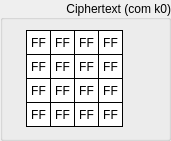
     <widget class="QGroupBox" name="groupOutCipherK0">
      <property name="geometry">
       <rect>
        <x>330</x>
        <y>170</y>
        <width>171</width>
        <height>141</height>
       </rect>
      </property>
      <property name="sizePolicy">
       <sizepolicy hsizetype="Fixed" vsizetype="Fixed">
        <horstretch>0</horstretch>
        <verstretch>0</verstretch>
       </sizepolicy>
      </property>
      <property name="styleSheet">
       <string notr="true"/>
      </property>
      <property name="title">
       <string>Ciphertext (com k0)</string>
      </property>
      <property name="alignment">
       <set>Qt::AlignRight|Qt::AlignTrailing|Qt::AlignVCenter</set>
      </property>
      <widget class="QLabel" name="outCipherK0Byte15">
       <property name="enabled">
        <bool>true</bool>
       </property>
       <property name="geometry">
        <rect>
         <x>98</x>
         <y>102</y>
         <width>25</width>
         <height>25</height>
        </rect>
       </property>
       <property name="sizePolicy">
        <sizepolicy hsizetype="Fixed" vsizetype="Fixed">
         <horstretch>0</horstretch>
         <verstretch>0</verstretch>
        </sizepolicy>
       </property>
       <property name="font">
        <font>
         <kerning>true</kerning>
        </font>
       </property>
       <property name="layoutDirection">
        <enum>Qt::LeftToRight</enum>
       </property>
       <property name="styleSheet">
        <string notr="true">QLabel {
	 border-width: 1px;
     border-style: solid;
     border-color: black; 
     background-color: white;
}</string>
       </property>
       <property name="text">
        <string>FF</string>
       </property>
       <property name="alignment">
        <set>Qt::AlignCenter</set>
       </property>
      </widget>
      <widget class="QLabel" name="outCipherK0Byte13">
       <property name="enabled">
        <bool>true</bool>
       </property>
       <property name="geometry">
        <rect>
         <x>98</x>
         <y>54</y>
         <width>25</width>
         <height>25</height>
        </rect>
       </property>
       <property name="sizePolicy">
        <sizepolicy hsizetype="Fixed" vsizetype="Fixed">
         <horstretch>0</horstretch>
         <verstretch>0</verstretch>
        </sizepolicy>
       </property>
       <property name="font">
        <font>
         <kerning>true</kerning>
        </font>
       </property>
       <property name="layoutDirection">
        <enum>Qt::LeftToRight</enum>
       </property>
       <property name="styleSheet">
        <string notr="true">QLabel {
	 border-width: 1px;
     border-style: solid;
     border-color: black; 
     background-color: white;
}</string>
       </property>
       <property name="text">
        <string>FF</string>
       </property>
       <property name="alignment">
        <set>Qt::AlignCenter</set>
       </property>
      </widget>
      <widget class="QLabel" name="outCipherK0Byte14">
       <property name="enabled">
        <bool>true</bool>
       </property>
       <property name="geometry">
        <rect>
         <x>98</x>
         <y>78</y>
         <width>25</width>
         <height>25</height>
        </rect>
       </property>
       <property name="sizePolicy">
        <sizepolicy hsizetype="Fixed" vsizetype="Fixed">
         <horstretch>0</horstretch>
         <verstretch>0</verstretch>
        </sizepolicy>
       </property>
       <property name="font">
        <font>
         <kerning>true</kerning>
        </font>
       </property>
       <property name="layoutDirection">
        <enum>Qt::LeftToRight</enum>
       </property>
       <property name="styleSheet">
        <string notr="true">QLabel {
	 border-width: 1px;
     border-style: solid;
     border-color: black; 
     background-color: white;
}</string>
       </property>
       <property name="text">
        <string>FF</string>
       </property>
       <property name="alignment">
        <set>Qt::AlignCenter</set>
       </property>
      </widget>
      <widget class="QLabel" name="outCipherK0Byte06">
       <property name="enabled">
        <bool>true</bool>
       </property>
       <property name="geometry">
        <rect>
         <x>50</x>
         <y>78</y>
         <width>25</width>
         <height>25</height>
        </rect>
       </property>
       <property name="sizePolicy">
        <sizepolicy hsizetype="Fixed" vsizetype="Fixed">
         <horstretch>0</horstretch>
         <verstretch>0</verstretch>
        </sizepolicy>
       </property>
       <property name="font">
        <font>
         <kerning>true</kerning>
        </font>
       </property>
       <property name="layoutDirection">
        <enum>Qt::LeftToRight</enum>
       </property>
       <property name="styleSheet">
        <string notr="true">QLabel {
	 border-width: 1px;
     border-style: solid;
     border-color: black; 
     background-color: white;
}</string>
       </property>
       <property name="text">
        <string>FF</string>
       </property>
       <property name="alignment">
        <set>Qt::AlignCenter</set>
       </property>
      </widget>
      <widget class="QLabel" name="outCipherK0Byte04">
       <property name="enabled">
        <bool>true</bool>
       </property>
       <property name="geometry">
        <rect>
         <x>50</x>
         <y>30</y>
         <width>25</width>
         <height>25</height>
        </rect>
       </property>
       <property name="sizePolicy">
        <sizepolicy hsizetype="Fixed" vsizetype="Fixed">
         <horstretch>0</horstretch>
         <verstretch>0</verstretch>
        </sizepolicy>
       </property>
       <property name="font">
        <font>
         <kerning>true</kerning>
        </font>
       </property>
       <property name="layoutDirection">
        <enum>Qt::LeftToRight</enum>
       </property>
       <property name="styleSheet">
        <string notr="true">QLabel {
	 border-width: 1px;
     border-style: solid;
     border-color: black; 
     background-color: white;
}</string>
       </property>
       <property name="text">
        <string>FF</string>
       </property>
       <property name="alignment">
        <set>Qt::AlignCenter</set>
       </property>
      </widget>
      <widget class="QLabel" name="outCipherK0Byte02">
       <property name="enabled">
        <bool>true</bool>
       </property>
       <property name="geometry">
        <rect>
         <x>26</x>
         <y>78</y>
         <width>25</width>
         <height>25</height>
        </rect>
       </property>
       <property name="sizePolicy">
        <sizepolicy hsizetype="Fixed" vsizetype="Fixed">
         <horstretch>0</horstretch>
         <verstretch>0</verstretch>
        </sizepolicy>
       </property>
       <property name="font">
        <font>
         <kerning>true</kerning>
        </font>
       </property>
       <property name="layoutDirection">
        <enum>Qt::LeftToRight</enum>
       </property>
       <property name="styleSheet">
        <string notr="true">QLabel {
	 border-width: 1px;
     border-style: solid;
     border-color: black; 
     background-color: white;
}</string>
       </property>
       <property name="text">
        <string>FF</string>
       </property>
       <property name="alignment">
        <set>Qt::AlignCenter</set>
       </property>
      </widget>
      <widget class="QLabel" name="outCipherK0Byte10">
       <property name="enabled">
        <bool>true</bool>
       </property>
       <property name="geometry">
        <rect>
         <x>74</x>
         <y>78</y>
         <width>25</width>
         <height>25</height>
        </rect>
       </property>
       <property name="sizePolicy">
        <sizepolicy hsizetype="Fixed" vsizetype="Fixed">
         <horstretch>0</horstretch>
         <verstretch>0</verstretch>
        </sizepolicy>
       </property>
       <property name="font">
        <font>
         <kerning>true</kerning>
        </font>
       </property>
       <property name="layoutDirection">
        <enum>Qt::LeftToRight</enum>
       </property>
       <property name="styleSheet">
        <string notr="true">QLabel {
	 border-width: 1px;
     border-style: solid;
     border-color: black; 
     background-color: white;
}</string>
       </property>
       <property name="text">
        <string>FF</string>
       </property>
       <property name="alignment">
        <set>Qt::AlignCenter</set>
       </property>
      </widget>
      <widget class="QLabel" name="outCipherK0Byte09">
       <property name="enabled">
        <bool>true</bool>
       </property>
       <property name="geometry">
        <rect>
         <x>74</x>
         <y>54</y>
         <width>25</width>
         <height>25</height>
        </rect>
       </property>
       <property name="sizePolicy">
        <sizepolicy hsizetype="Fixed" vsizetype="Fixed">
         <horstretch>0</horstretch>
         <verstretch>0</verstretch>
        </sizepolicy>
       </property>
       <property name="font">
        <font>
         <kerning>true</kerning>
        </font>
       </property>
       <property name="layoutDirection">
        <enum>Qt::LeftToRight</enum>
       </property>
       <property name="styleSheet">
        <string notr="true">QLabel {
	 border-width: 1px;
     border-style: solid;
     border-color: black; 
     background-color: white;
}</string>
       </property>
       <property name="text">
        <string>FF</string>
       </property>
       <property name="alignment">
        <set>Qt::AlignCenter</set>
       </property>
      </widget>
      <widget class="QLabel" name="outCipherK0Byte01">
       <property name="enabled">
        <bool>true</bool>
       </property>
       <property name="geometry">
        <rect>
         <x>26</x>
         <y>54</y>
         <width>25</width>
         <height>25</height>
        </rect>
       </property>
       <property name="sizePolicy">
        <sizepolicy hsizetype="Fixed" vsizetype="Fixed">
         <horstretch>0</horstretch>
         <verstretch>0</verstretch>
        </sizepolicy>
       </property>
       <property name="font">
        <font>
         <kerning>true</kerning>
        </font>
       </property>
       <property name="layoutDirection">
        <enum>Qt::LeftToRight</enum>
       </property>
       <property name="styleSheet">
        <string notr="true">QLabel {
	 border-width: 1px;
     border-style: solid;
     border-color: black; 
     background-color: white;
}</string>
       </property>
       <property name="text">
        <string>FF</string>
       </property>
       <property name="alignment">
        <set>Qt::AlignCenter</set>
       </property>
      </widget>
      <widget class="QLabel" name="outCipherK0Byte08">
       <property name="enabled">
        <bool>true</bool>
       </property>
       <property name="geometry">
        <rect>
         <x>74</x>
         <y>30</y>
         <width>25</width>
         <height>25</height>
        </rect>
       </property>
       <property name="sizePolicy">
        <sizepolicy hsizetype="Fixed" vsizetype="Fixed">
         <horstretch>0</horstretch>
         <verstretch>0</verstretch>
        </sizepolicy>
       </property>
       <property name="font">
        <font>
         <kerning>true</kerning>
        </font>
       </property>
       <property name="layoutDirection">
        <enum>Qt::LeftToRight</enum>
       </property>
       <property name="styleSheet">
        <string notr="true">QLabel {
	 border-width: 1px;
     border-style: solid;
     border-color: black; 
     background-color: white;
}</string>
       </property>
       <property name="text">
        <string>FF</string>
       </property>
       <property name="alignment">
        <set>Qt::AlignCenter</set>
       </property>
      </widget>
      <widget class="QLabel" name="outCipherK0Byte00">
       <property name="enabled">
        <bool>true</bool>
       </property>
       <property name="geometry">
        <rect>
         <x>26</x>
         <y>30</y>
         <width>25</width>
         <height>25</height>
        </rect>
       </property>
       <property name="sizePolicy">
        <sizepolicy hsizetype="Fixed" vsizetype="Fixed">
         <horstretch>0</horstretch>
         <verstretch>0</verstretch>
        </sizepolicy>
       </property>
       <property name="font">
        <font>
         <kerning>true</kerning>
        </font>
       </property>
       <property name="layoutDirection">
        <enum>Qt::LeftToRight</enum>
       </property>
       <property name="styleSheet">
        <string notr="true">QLabel {
	 border-width: 1px;
     border-style: solid;
     border-color: black; 
     background-color: white;
}</string>
       </property>
       <property name="text">
        <string>FF</string>
       </property>
       <property name="alignment">
        <set>Qt::AlignCenter</set>
       </property>
       <property name="wordWrap">
        <bool>false</bool>
       </property>
      </widget>
      <widget class="QLabel" name="outCipherK0Byte07">
       <property name="enabled">
        <bool>true</bool>
       </property>
       <property name="geometry">
        <rect>
         <x>50</x>
         <y>102</y>
         <width>25</width>
         <height>25</height>
        </rect>
       </property>
       <property name="sizePolicy">
        <sizepolicy hsizetype="Fixed" vsizetype="Fixed">
         <horstretch>0</horstretch>
         <verstretch>0</verstretch>
        </sizepolicy>
       </property>
       <property name="font">
        <font>
         <kerning>true</kerning>
        </font>
       </property>
       <property name="layoutDirection">
        <enum>Qt::LeftToRight</enum>
       </property>
       <property name="styleSheet">
        <string notr="true">QLabel {
	 border-width: 1px;
     border-style: solid;
     border-color: black; 
     background-color: white;
}</string>
       </property>
       <property name="text">
        <string>FF</string>
       </property>
       <property name="alignment">
        <set>Qt::AlignCenter</set>
       </property>
      </widget>
      <widget class="QLabel" name="outCipherK0Byte12">
       <property name="enabled">
        <bool>true</bool>
       </property>
       <property name="geometry">
        <rect>
         <x>98</x>
         <y>30</y>
         <width>25</width>
         <height>25</height>
        </rect>
       </property>
       <property name="sizePolicy">
        <sizepolicy hsizetype="Fixed" vsizetype="Fixed">
         <horstretch>0</horstretch>
         <verstretch>0</verstretch>
        </sizepolicy>
       </property>
       <property name="font">
        <font>
         <kerning>true</kerning>
        </font>
       </property>
       <property name="layoutDirection">
        <enum>Qt::LeftToRight</enum>
       </property>
       <property name="styleSheet">
        <string notr="true">QLabel {
	 border-width: 1px;
     border-style: solid;
     border-color: black; 
     background-color: white;
}</string>
       </property>
       <property name="text">
        <string>FF</string>
       </property>
       <property name="alignment">
        <set>Qt::AlignCenter</set>
       </property>
      </widget>
      <widget class="QLabel" name="outCipherK0Byte03">
       <property name="enabled">
        <bool>true</bool>
       </property>
       <property name="geometry">
        <rect>
         <x>26</x>
         <y>102</y>
         <width>25</width>
         <height>25</height>
        </rect>
       </property>
       <property name="sizePolicy">
        <sizepolicy hsizetype="Fixed" vsizetype="Fixed">
         <horstretch>0</horstretch>
         <verstretch>0</verstretch>
        </sizepolicy>
       </property>
       <property name="font">
        <font>
         <kerning>true</kerning>
        </font>
       </property>
       <property name="layoutDirection">
        <enum>Qt::LeftToRight</enum>
       </property>
       <property name="styleSheet">
        <string notr="true">QLabel {
	 border-width: 1px;
     border-style: solid;
     border-color: black; 
     background-color: white;
}</string>
       </property>
       <property name="text">
        <string>FF</string>
       </property>
       <property name="alignment">
        <set>Qt::AlignCenter</set>
       </property>
      </widget>
      <widget class="QLabel" name="outCipherK0Byte11">
       <property name="enabled">
        <bool>true</bool>
       </property>
       <property name="geometry">
        <rect>
         <x>74</x>
         <y>102</y>
         <width>25</width>
         <height>25</height>
        </rect>
       </property>
       <property name="sizePolicy">
        <sizepolicy hsizetype="Fixed" vsizetype="Fixed">
         <horstretch>0</horstretch>
         <verstretch>0</verstretch>
        </sizepolicy>
       </property>
       <property name="font">
        <font>
         <kerning>true</kerning>
        </font>
       </property>
       <property name="layoutDirection">
        <enum>Qt::LeftToRight</enum>
       </property>
       <property name="styleSheet">
        <string notr="true">QLabel {
	 border-width: 1px;
     border-style: solid;
     border-color: black; 
     background-color: white;
}</string>
       </property>
       <property name="text">
        <string>FF</string>
       </property>
       <property name="alignment">
        <set>Qt::AlignCenter</set>
       </property>
      </widget>
      <widget class="QLabel" name="outCipherK0Byte05">
       <property name="enabled">
        <bool>true</bool>
       </property>
       <property name="geometry">
        <rect>
         <x>50</x>
         <y>54</y>
         <width>25</width>
         <height>25</height>
        </rect>
       </property>
       <property name="sizePolicy">
        <sizepolicy hsizetype="Fixed" vsizetype="Fixed">
         <horstretch>0</horstretch>
         <verstretch>0</verstretch>
        </sizepolicy>
       </property>
       <property name="font">
        <font>
         <kerning>true</kerning>
        </font>
       </property>
       <property name="layoutDirection">
        <enum>Qt::LeftToRight</enum>
       </property>
       <property name="styleSheet">
        <string notr="true">QLabel {
	 border-width: 1px;
     border-style: solid;
     border-color: black; 
     background-color: white;
}</string>
       </property>
       <property name="text">
        <string>FF</string>
       </property>
       <property name="alignment">
        <set>Qt::AlignCenter</set>
       </property>
      </widget>
     </widget>
